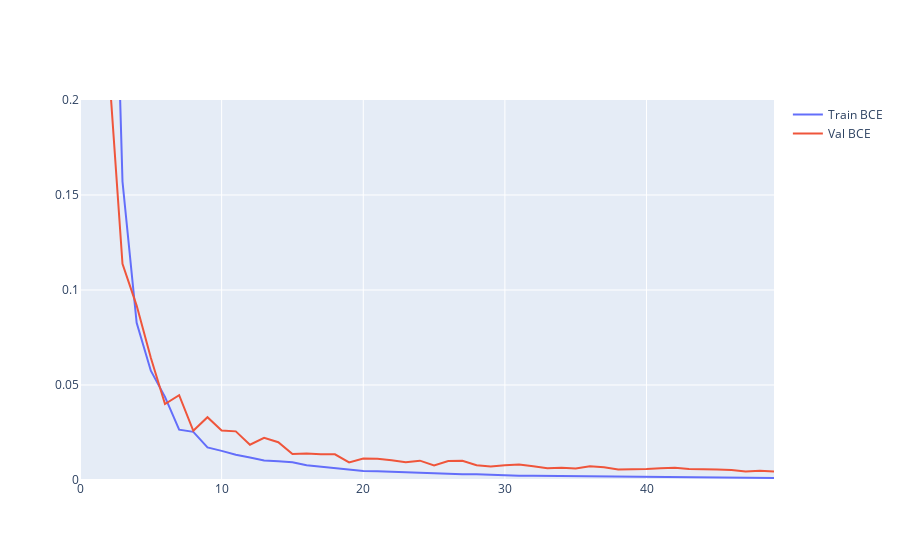

The notebook cell saved with this chart:
### Code cell
fig = go.Figure()

fig.add_trace(go.Scatter(
    x=dft.index,
    y=dft.train_bce,
    name = 'Train BCE' ))
fig.add_trace(go.Scatter(
    x=dft.index,
    y=dft.val_bce,
    name='Val BCE' ))
fig.update_yaxes(range=[0, 0.2])

fig.show()
